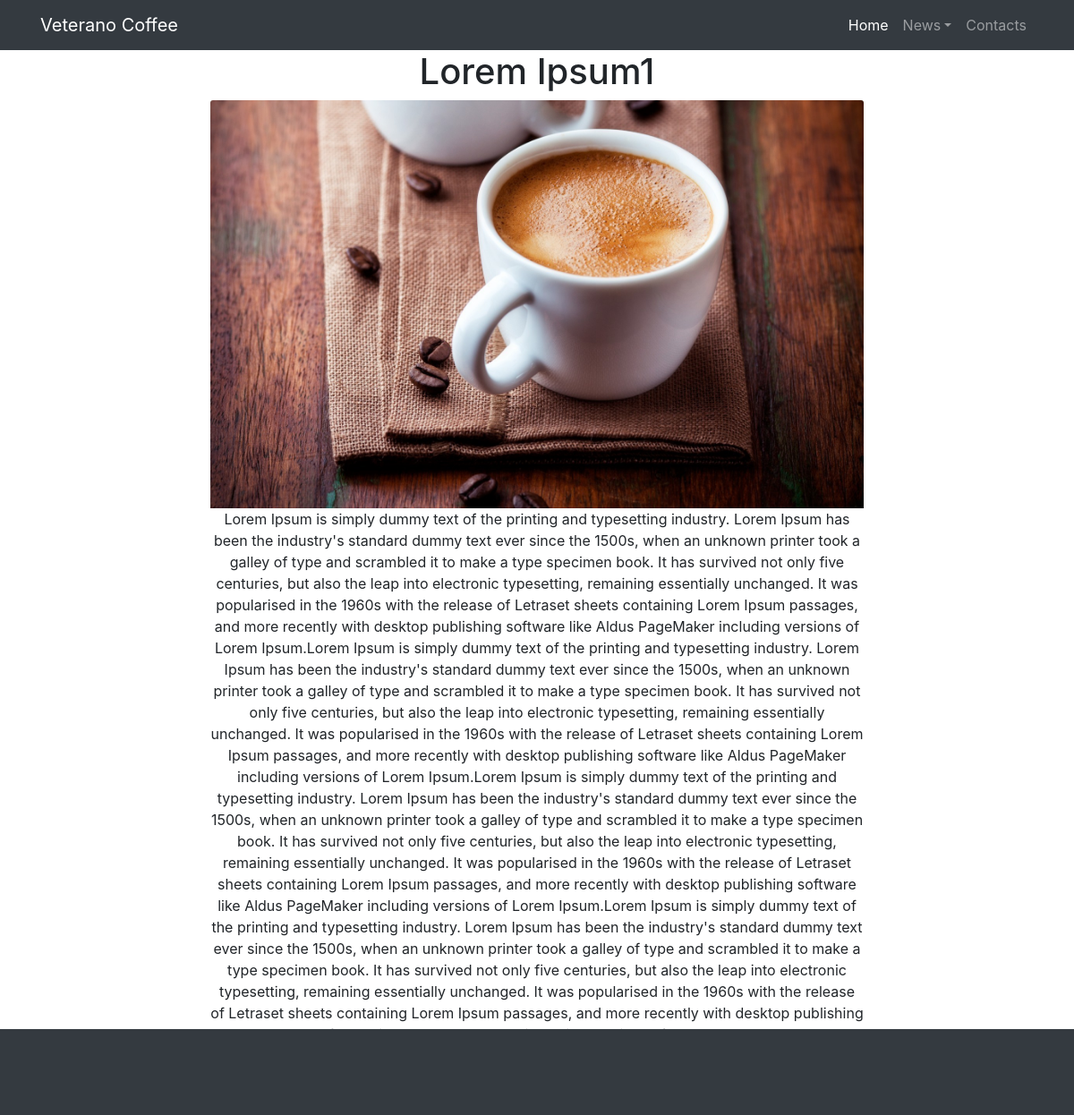
The app's page /news/3/, older data.
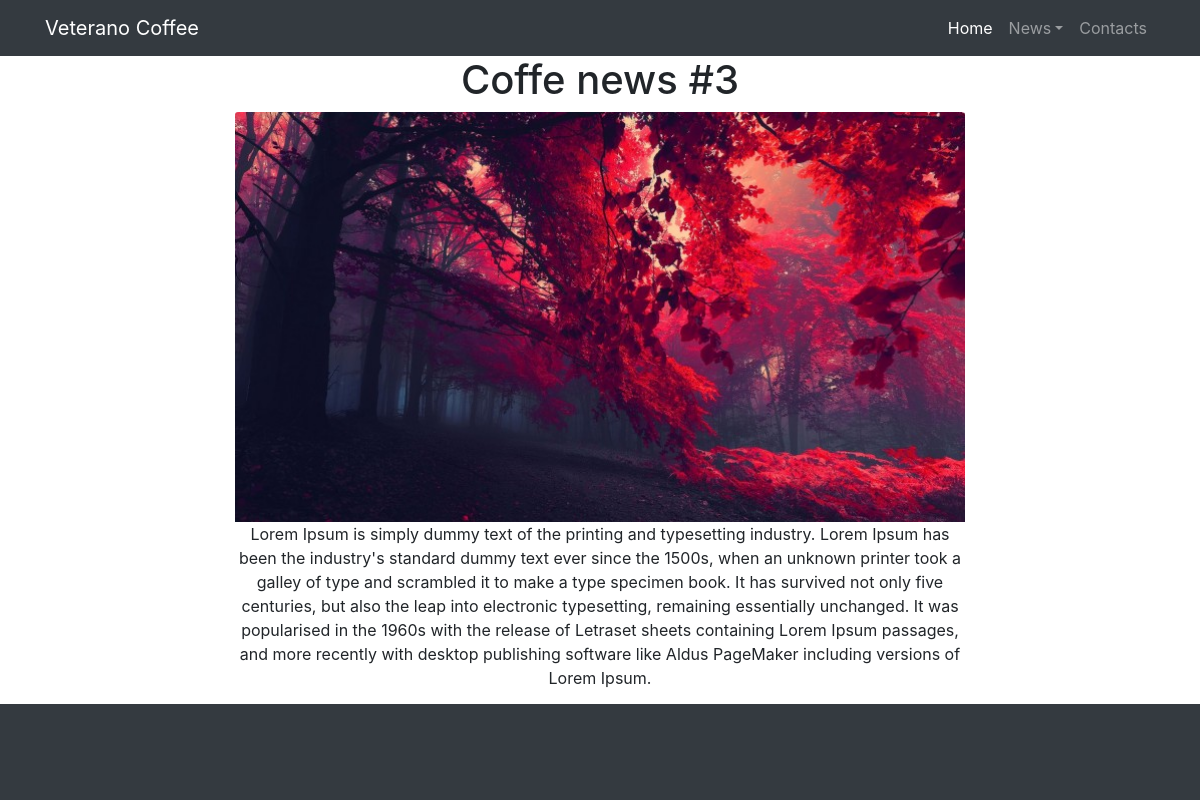
The same page, newer data.
### coffee_shop/models.py (models this page shows, shortened)
class News(models.Model):
    title = models.CharField(max_length=255)
    pub_date = models.DateTimeField(auto_now=True)
    body = models.TextField()
    image = models.ImageField(upload_to='news_images/')

### coffee_shop/views.py (the view)
# urls.py: path('news/<pk>/', NewsDetailView.as_view(), name = 'detail_news'),
class NewsDetailView(DetailView):
    template_name = 'detail_news.html'
    model = News

### coffee_shop/templates/detail_news.html (shortened to what this page needs)
{% extends "base.html" %}
{% block content %}
    <div class="row text-center d-flex justify-content-around">
        <div class="col-lg-8 col-md-6 mb-4">
                <h1>{{ news.title }}</h1>
                <img class="card-img-top" src="{{ news.image.url }}" alt= {{ news.title }}>
                <p class="card-text">{{ news.body }}</p>
        </div>
    </div>
    <p><button type="button" class="btn btn-primary" onclick="goBack()"> Go Back</button></p>
{% endblock content %}

Row changes from the older to the newer data that the page shows:
changed News: title "Lorem Ipsum1" → "Coffe news #3"; image: a different picture; body "…including versions of Lorem Ipsum.Lorem Ipsum is simply dummy text of the printing and typesetting industry. Lorem Ipsum has been the industry's standard dummy text ever since the 1500s, when an unknown printer took a galley of type and scrambled it to make a type specimen book. It has survived not only five centuries, but also the leap into electronic typesetting, remaining essentially unchanged. It was popularised in the 1960s with the release of Letraset sheets containing Lorem Ipsum passages, and more recently with desktop publishing software like Aldus PageMaker including versions of Lorem Ipsum.Lorem Ipsum is simply dummy text of the printing and typesetting industry. Lorem Ipsum has…" → "…including versions of Lorem Ipsum."
